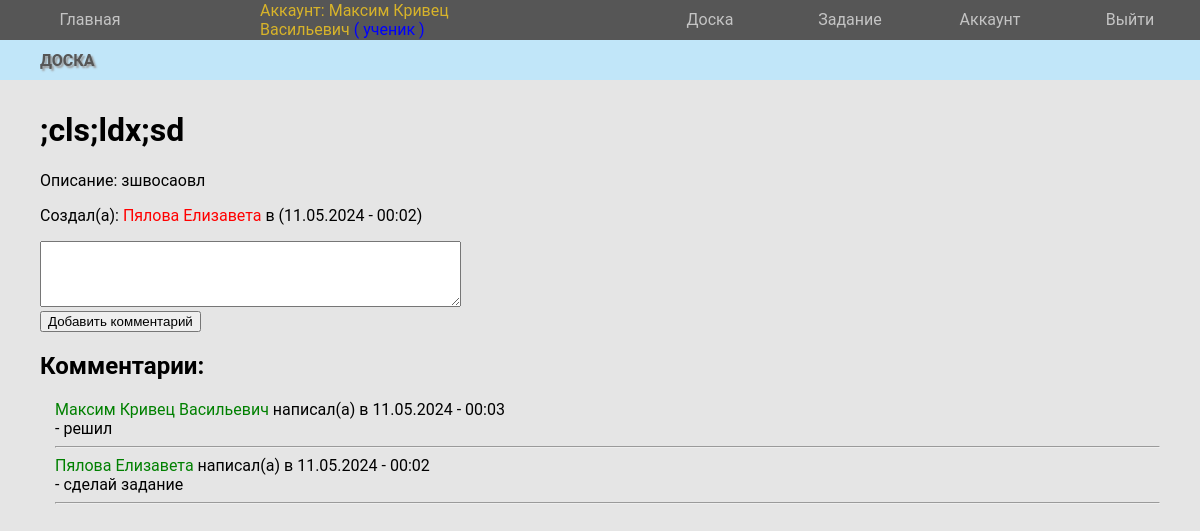
The page /board/1/ (signed in) on the database its author committed.
### teacher_student/models.py (models this page shows, shortened)
class CustomUser(AbstractUser):
    TEACHER = 'teacher'
    STUDENT = 'student'
    ROLE_CHOICES = [
        (TEACHER, 'Учитель'),
        (STUDENT, 'Ученик'),
    ]
    username = models.CharField(verbose_name='Логин', max_length=50, unique=True)
    fio = models.CharField(verbose_name='ФИО', help_text='Полностью', max_length=200)
    role = models.CharField(verbose_name='Роль', max_length=10, choices=ROLE_CHOICES)
    class Meta:
        verbose_name = 'Пользователь'
        verbose_name_plural = 'Пользователь'
        ordering = 'fio',
    def __str__(self):
        return self.fio

class Board(models.Model):
    title = models.CharField(verbose_name='Заголовок', max_length=100)
    description = models.TextField(verbose_name='Описание')
    created_at = models.DateTimeField(verbose_name='Время создания', auto_now_add=True)
    created_by = models.ForeignKey(CustomUser, verbose_name='Кто создал запись', on_delete=models.CASCADE)
    class Meta:
        verbose_name = 'Доска'
        verbose_name_plural = 'Доска'
        ordering = 'title',

class BoardComment(models.Model):
    board = models.ForeignKey(Board, verbose_name='Доска', on_delete=models.CASCADE, related_name='comments')
    author = models.ForeignKey(CustomUser, verbose_name='Пользователь', on_delete=models.CASCADE)
    text = models.TextField(verbose_name='Сообщение')
    created_at = models.DateTimeField(verbose_name='Время создания', auto_now_add=True)
    class Meta:
        verbose_name = 'Коментарий'
        verbose_name_plural = 'Коментарий'
        ordering = '-created_at',

### teacher_student/views.py (the view)
# urls.py: path('board/<int:board_id>/', board_detail, name='board_detail'),
@login_required
def board_detail(request, board_id):
    board = get_object_or_404(Board, id=board_id)
    unread_count = Task.objects.filter(read=False, assigned_to=request.user).count()
    return render(request, 'board_detail.html', {'board': board, 'unread_count': unread_count})

### templates/board_detail.html (shortened to what this page needs)
{% extends 'base.html' %}
{% block content %}
    <div class="title_page">Доска</div>
    <div class="home_page">
        <h1>{{ board.title }}</h1>
        <p>Описание: {{ board.description }}</p>
        <p>Создал(а): <span style="color: red"> {{ board.created_by }} </span>в ({{ board.created_at|date:"d.m.Y - H:i" }})</p>
        <form method="post" action="{% url 'add_comment' board.id %}">
            <textarea name="text" rows="4" cols="50"></textarea><br>
            <input type="submit" value="Добавить комментарий">
        </form>
        <h2>Комментарии:</h2>
        <ul>
            {% for comment in board.comments.all %}
                <li>
                    <span style="color: green"> {{ comment.author }} </span> написал(а) в {{ comment.created_at|date:"d.m.Y - H:i" }}
                    <div>
                        - {{ comment.text }}
                    </div>
                </li>
                <hr>
            {% empty %}
                <li>На этой доске пока нет комментариев.</li>
            {% endfor %}
        </ul>
    </div>
{% endblock %}

### templates/base.html (shortened to what this page needs)
{% load static %}
<!DOCTYPE html>
<html lang="en">
<head>
    <link rel="stylesheet" type="text/css" href="{% static 'style.css' %}">
</head>
<body>
<nav>
    <div class="left">
        <a class="nav-link" data-target="home" href="{% url 'home' %}">Главная</a>
        {% if user.is_authenticated %}
            <span class="user-info">Аккаунт: {{ user.fio }}
            <span style="color: blue">
                ({% if user.role == user.TEACHER %}
                    учитель
                {% elif user.role == user.STUDENT %}
                    ученик
                {% endif %})
            </span>
            </span>
        {% endif %}
    </div>
    <div class="right">
        {% if user.is_authenticated %}
            <a class="nav-link" data-target="account" href="{% url 'board' %}">Доска</a>
            <a class="nav-link" data-target="account" href="{% url 'task' %}">Задание</a>
            <a class="nav-link" data-target="account" href="{% url 'user_account' user.id %}">Аккаунт</a>
            <a class="nav-link" data-target="logout" href="{% url 'user_logout' %}">Выйти</a>
        {% endif %}
    </div>
</nav>
<div class="content">
    {% block content %}
    {% endblock %}
</div>
</body>
</html>

### static/style.css (style rules this page uses)
body { width: 100vw; box-sizing: border-box; margin: 0; padding: 0; background-color: rgba(0, 0, 0, 0.1); font-family: "Roboto", "Helvetica", "Arial", sans-serif; overflow-x: hidden; }
nav { overflow: hidden; display: flex; height: 40px; align-items: center; position: fixed; top: 0; left: 0; width: 100%; background-color: #565656; z-index: 1000; }
.content { max-width: 100%; padding-top: 20px; margin-bottom: 50px; }
nav .left { display: flex; align-items: center; margin-right: auto; }
nav .right { display: flex; align-items: center; }
.left a { margin-left: 20px; }
nav a { min-width: 100px; text-align: center; font-size: 1rem; line-height: 1.5; font-weight: 400; text-decoration: none; color: rgb(196, 196, 196); padding: 0 20px; }
.nav-link { padding: 0 20px; color: rgb(196, 196, 196); }
.user-info { padding: 0 100px; color: #d7b32a; }
.home_page { padding: 10px 40px; }
.title_page { display: flex; max-width: 100%; height: 40px; background: #c1e6f9; margin-top: 20px; align-items: center; padding: 0 40px; font-size: 1rem; font-weight: bold; text-transform: uppercase; color: #565656; text-shadow: 2px 2px 2px #999999; }
ul { list-style-type: none; padding: 0; }
ul { height: 100%; padding: 0px 0px 0px 15px; }

### rows shown on the page
CustomUser: fio "Максим Кривец Васильевич"
Board: title ";cls;ldx;sd", description "зшвосаовл", created_by "Пялова Елизавета", created_at "11.05.2024 - 00:02"
BoardComment: author "Максим Кривец Васильевич", created_at "11.05.2024 - 00:03", text "решил"
BoardComment: author "Пялова Елизавета", created_at "11.05.2024 - 00:02", text "сделай задание"
